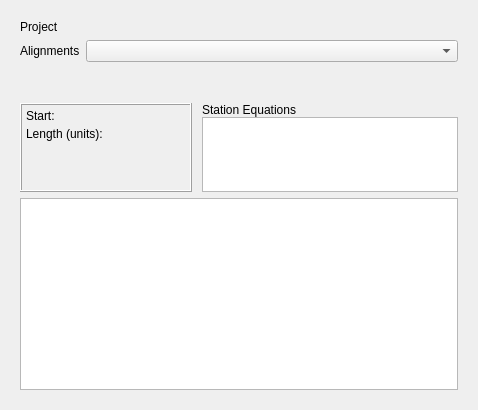
<?xml version="1.0" encoding="UTF-8"?>
<ui version="4.0">
 <class>TaskPanel</class>
 <widget class="QWidget" name="TaskPanel">
  <property name="geometry">
   <rect>
    <x>0</x>
    <y>0</y>
    <width>478</width>
    <height>410</height>
   </rect>
  </property>
  <property name="sizePolicy">
   <sizepolicy hsizetype="MinimumExpanding" vsizetype="MinimumExpanding">
    <horstretch>0</horstretch>
    <verstretch>0</verstretch>
   </sizepolicy>
  </property>
  <property name="windowTitle">
   <string>Import Alignment</string>
  </property>
  <layout class="QVBoxLayout" name="verticalLayout_2">
   <item>
    <widget class="QWidget" name="widget" native="true">
     <property name="enabled">
      <bool>true</bool>
     </property>
     <property name="sizePolicy">
      <sizepolicy hsizetype="MinimumExpanding" vsizetype="MinimumExpanding">
       <horstretch>0</horstretch>
       <verstretch>0</verstretch>
      </sizepolicy>
     </property>
     <property name="minimumSize">
      <size>
       <width>10</width>
       <height>0</height>
      </size>
     </property>
     <layout class="QGridLayout" name="gridLayout_2">
      <item row="2" column="0" rowspan="2">
       <layout class="QVBoxLayout" name="curve_data_layout" stretch="1">
        <property name="sizeConstraint">
         <enum>QLayout::SetMinimumSize</enum>
        </property>
        <item>
         <widget class="QTableView" name="curveTableView">
          <property name="enabled">
           <bool>true</bool>
          </property>
          <attribute name="horizontalHeaderCascadingSectionResizes">
           <bool>true</bool>
          </attribute>
          <attribute name="horizontalHeaderDefaultSectionSize">
           <number>60</number>
          </attribute>
          <attribute name="horizontalHeaderMinimumSectionSize">
           <number>20</number>
          </attribute>
          <attribute name="horizontalHeaderStretchLastSection">
           <bool>true</bool>
          </attribute>
         </widget>
        </item>
       </layout>
      </item>
      <item row="0" column="0">
       <layout class="QVBoxLayout" name="metadata_layout" stretch="0">
        <property name="spacing">
         <number>6</number>
        </property>
        <property name="sizeConstraint">
         <enum>QLayout::SetMaximumSize</enum>
        </property>
        <item>
         <layout class="QFormLayout" name="formLayout">
          <property name="sizeConstraint">
           <enum>QLayout::SetMinAndMaxSize</enum>
          </property>
          <property name="fieldGrowthPolicy">
           <enum>QFormLayout::AllNonFixedFieldsGrow</enum>
          </property>
          <item row="0" column="0">
           <widget class="QLabel" name="projectLabel">
            <property name="text">
             <string>Project</string>
            </property>
           </widget>
          </item>
          <item row="2" column="0">
           <widget class="QLabel" name="alignmentsLabel">
            <property name="text">
             <string>Alignments</string>
            </property>
           </widget>
          </item>
          <item row="2" column="1">
           <widget class="QComboBox" name="alignmentsComboBox"/>
          </item>
          <item row="0" column="1">
           <widget class="QLabel" name="projectName">
            <property name="text">
             <string/>
            </property>
           </widget>
          </item>
         </layout>
        </item>
       </layout>
      </item>
      <item row="1" column="0">
       <layout class="QVBoxLayout" name="alignment_list_layout">
        <item>
         <layout class="QHBoxLayout" name="horizontalLayout">
          <property name="spacing">
           <number>0</number>
          </property>
          <item>
           <widget class="QFrame" name="frame">
            <property name="sizePolicy">
             <sizepolicy hsizetype="Minimum" vsizetype="Preferred">
              <horstretch>0</horstretch>
              <verstretch>0</verstretch>
             </sizepolicy>
            </property>
            <property name="frameShape">
             <enum>QFrame::Box</enum>
            </property>
            <property name="frameShadow">
             <enum>QFrame::Raised</enum>
            </property>
            <property name="lineWidth">
             <number>1</number>
            </property>
            <property name="midLineWidth">
             <number>0</number>
            </property>
            <widget class="QWidget" name="layoutWidget">
             <property name="geometry">
              <rect>
               <x>0</x>
               <y>0</y>
               <width>216</width>
               <height>101</height>
              </rect>
             </property>
             <layout class="QFormLayout" name="formLayout_2">
              <property name="horizontalSpacing">
               <number>4</number>
              </property>
              <property name="verticalSpacing">
               <number>4</number>
              </property>
              <property name="leftMargin">
               <number>6</number>
              </property>
              <property name="topMargin">
               <number>6</number>
              </property>
              <item row="0" column="0">
               <widget class="QLabel" name="label">
                <property name="sizePolicy">
                 <sizepolicy hsizetype="Preferred" vsizetype="Maximum">
                  <horstretch>0</horstretch>
                  <verstretch>0</verstretch>
                 </sizepolicy>
                </property>
                <property name="text">
                 <string>Start:</string>
                </property>
               </widget>
              </item>
              <item row="2" column="0">
               <widget class="QLabel" name="lengthTitleLabel">
                <property name="sizePolicy">
                 <sizepolicy hsizetype="Maximum" vsizetype="Maximum">
                  <horstretch>0</horstretch>
                  <verstretch>0</verstretch>
                 </sizepolicy>
                </property>
                <property name="text">
                 <string>Length (units):</string>
                </property>
               </widget>
              </item>
              <item row="2" column="1">
               <widget class="QLabel" name="lengthValueLabel">
                <property name="sizePolicy">
                 <sizepolicy hsizetype="Preferred" vsizetype="Maximum">
                  <horstretch>0</horstretch>
                  <verstretch>0</verstretch>
                 </sizepolicy>
                </property>
                <property name="text">
                 <string/>
                </property>
               </widget>
              </item>
              <item row="0" column="1">
               <widget class="QLabel" name="startStationValueLabel">
                <property name="sizePolicy">
                 <sizepolicy hsizetype="Preferred" vsizetype="Maximum">
                  <horstretch>0</horstretch>
                  <verstretch>0</verstretch>
                 </sizepolicy>
                </property>
                <property name="text">
                 <string/>
                </property>
               </widget>
              </item>
              <item row="3" column="0">
               <widget class="QLabel" name="errorLabel">
                <property name="sizePolicy">
                 <sizepolicy hsizetype="MinimumExpanding" vsizetype="MinimumExpanding">
                  <horstretch>0</horstretch>
                  <verstretch>0</verstretch>
                 </sizepolicy>
                </property>
                <property name="minimumSize">
                 <size>
                  <width>150</width>
                  <height>25</height>
                 </size>
                </property>
                <property name="baseSize">
                 <size>
                  <width>200</width>
                  <height>50</height>
                 </size>
                </property>
                <property name="palette">
                 <palette>
                  <active>
                   <colorrole role="Text">
                    <brush brushstyle="SolidPattern">
                     <color alpha="255">
                      <red>255</red>
                      <green>0</green>
                      <blue>0</blue>
                     </color>
                    </brush>
                   </colorrole>
                  </active>
                  <inactive>
                   <colorrole role="Text">
                    <brush brushstyle="SolidPattern">
                     <color alpha="255">
                      <red>255</red>
                      <green>0</green>
                      <blue>0</blue>
                     </color>
                    </brush>
                   </colorrole>
                  </inactive>
                  <disabled>
                   <colorrole role="Text">
                    <brush brushstyle="SolidPattern">
                     <color alpha="255">
                      <red>120</red>
                      <green>120</green>
                      <blue>120</blue>
                     </color>
                    </brush>
                   </colorrole>
                  </disabled>
                 </palette>
                </property>
                <property name="text">
                 <string/>
                </property>
               </widget>
              </item>
             </layout>
            </widget>
           </widget>
          </item>
          <item>
           <spacer name="horizontalSpacer">
            <property name="orientation">
             <enum>Qt::Horizontal</enum>
            </property>
            <property name="sizeType">
             <enum>QSizePolicy::Maximum</enum>
            </property>
            <property name="sizeHint" stdset="0">
             <size>
              <width>10</width>
              <height>20</height>
             </size>
            </property>
           </spacer>
          </item>
          <item>
           <layout class="QVBoxLayout" name="verticalLayout_4">
            <item>
             <widget class="QLabel" name="label_3">
              <property name="text">
               <string>Station Equations</string>
              </property>
             </widget>
            </item>
            <item>
             <widget class="QTableView" name="staEqTableView">
              <property name="sizePolicy">
               <sizepolicy hsizetype="Preferred" vsizetype="Preferred">
                <horstretch>0</horstretch>
                <verstretch>0</verstretch>
               </sizepolicy>
              </property>
              <property name="maximumSize">
               <size>
                <width>16777215</width>
                <height>75</height>
               </size>
              </property>
              <property name="horizontalScrollBarPolicy">
               <enum>Qt::ScrollBarAlwaysOff</enum>
              </property>
              <attribute name="horizontalHeaderCascadingSectionResizes">
               <bool>true</bool>
              </attribute>
              <attribute name="horizontalHeaderDefaultSectionSize">
               <number>60</number>
              </attribute>
              <attribute name="horizontalHeaderMinimumSectionSize">
               <number>10</number>
              </attribute>
              <attribute name="horizontalHeaderStretchLastSection">
               <bool>true</bool>
              </attribute>
              <attribute name="verticalHeaderStretchLastSection">
               <bool>false</bool>
              </attribute>
             </widget>
            </item>
           </layout>
          </item>
         </layout>
        </item>
       </layout>
      </item>
     </layout>
    </widget>
   </item>
  </layout>
 </widget>
 <resources/>
 <connections/>
</ui>
